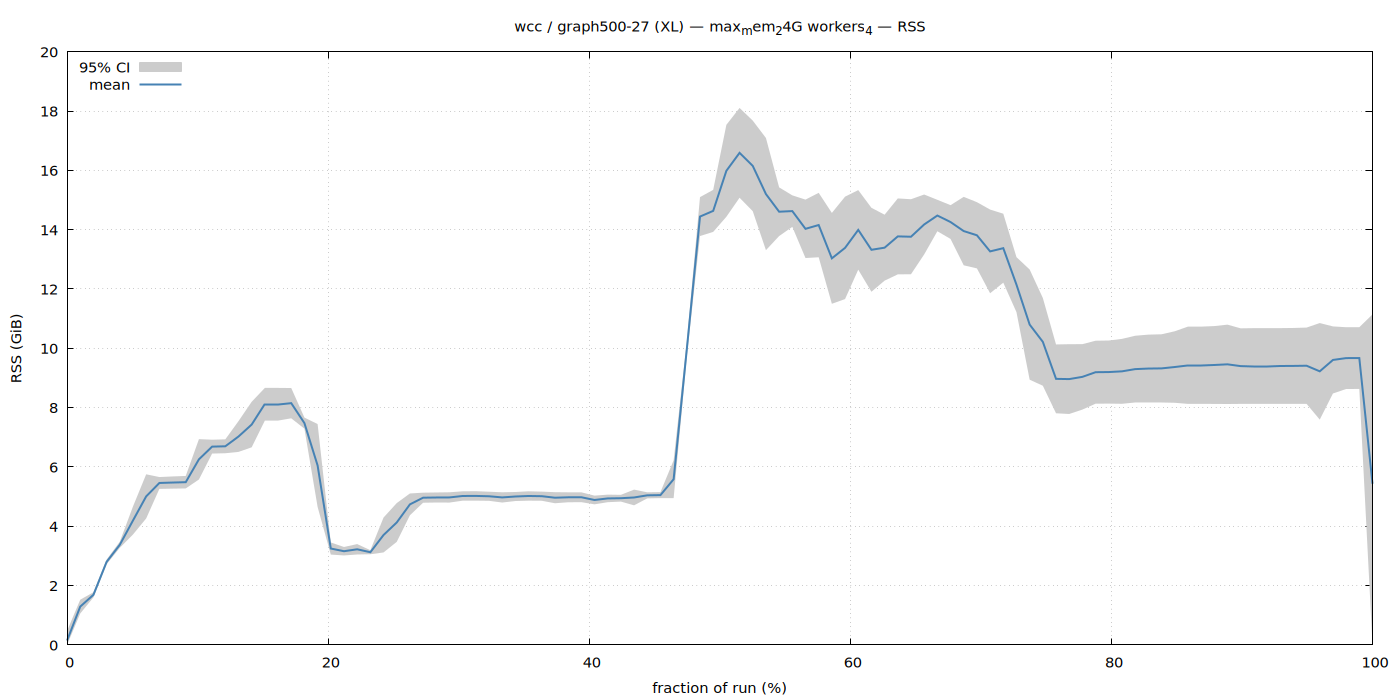

Source code (gnuplot):
set terminal pngcairo size 1400,700 enhanced font 'Sans,11'
set output '/home/ubuntu/nvm/results/wcc/XL/graph500-27/max_mem_24G_workers_4/rss.png'
set title "wcc / graph500-27 (XL) — max_mem_24G workers_4 — RSS"
set xlabel 'fraction of run (%)'
set ylabel 'RSS (GiB)'
set grid
set key top left
set yrange [0:*]
plot '/home/ubuntu/nvm/results/wcc/XL/graph500-27/max_mem_24G_workers_4/rss.dat' using 1:3:4 with filledcurves lc rgb '#cccccc' title '95% CI', \
     '' using 1:2 with lines lw 2 lc rgb '#4682b4' title 'mean'
